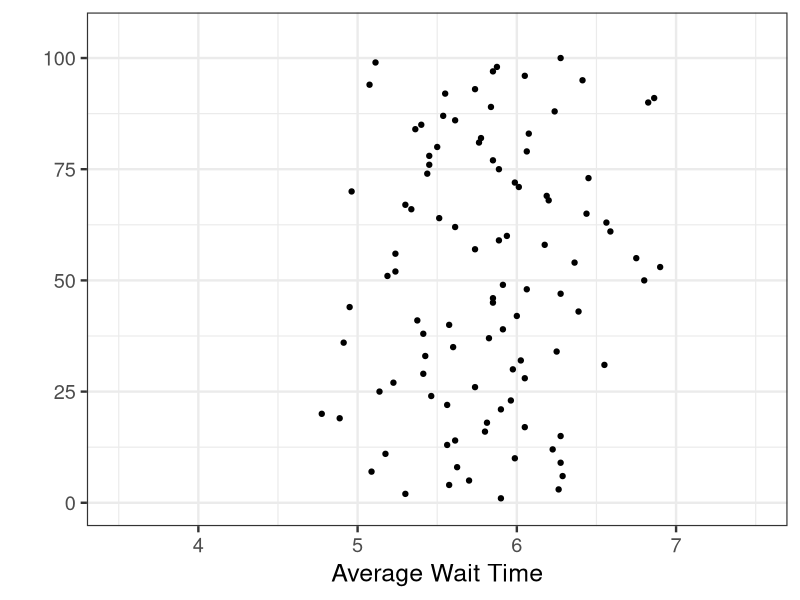
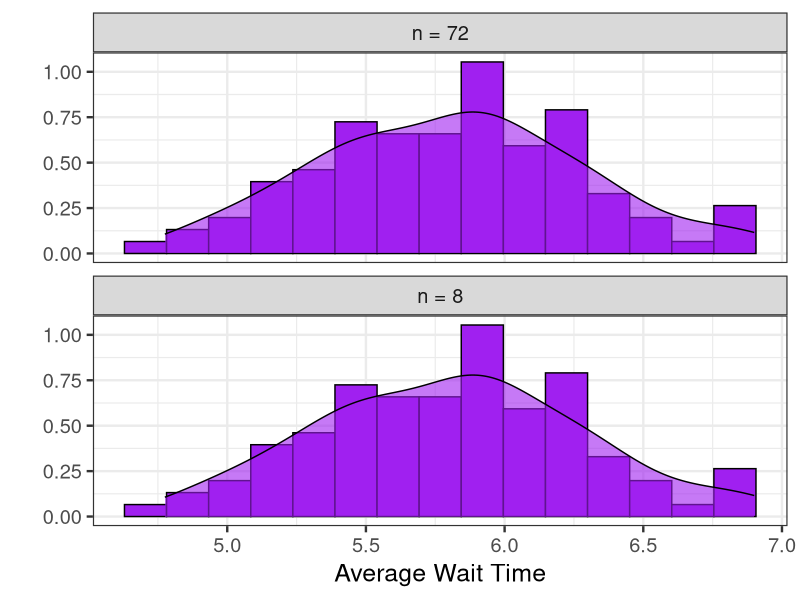
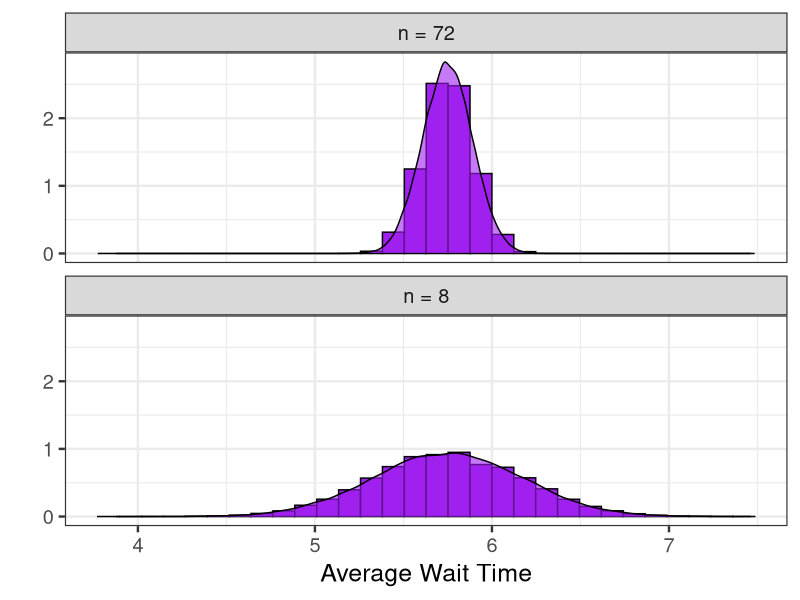
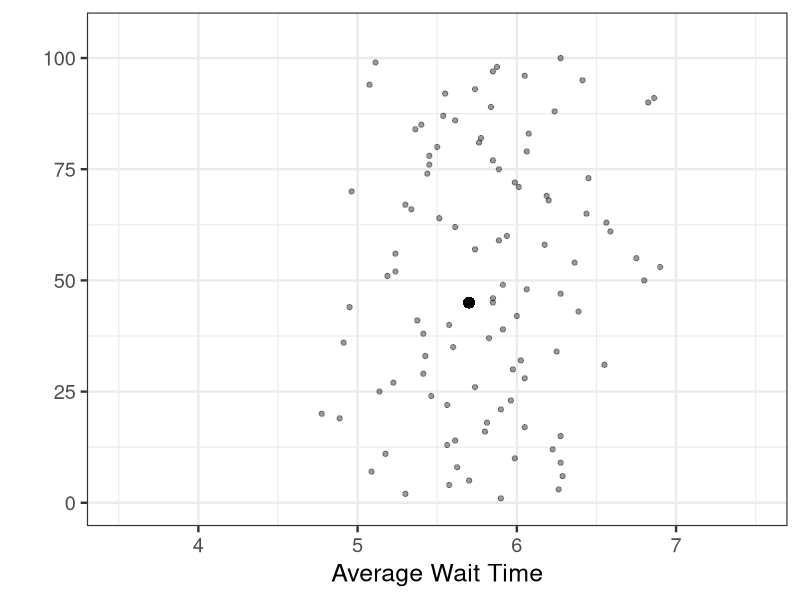
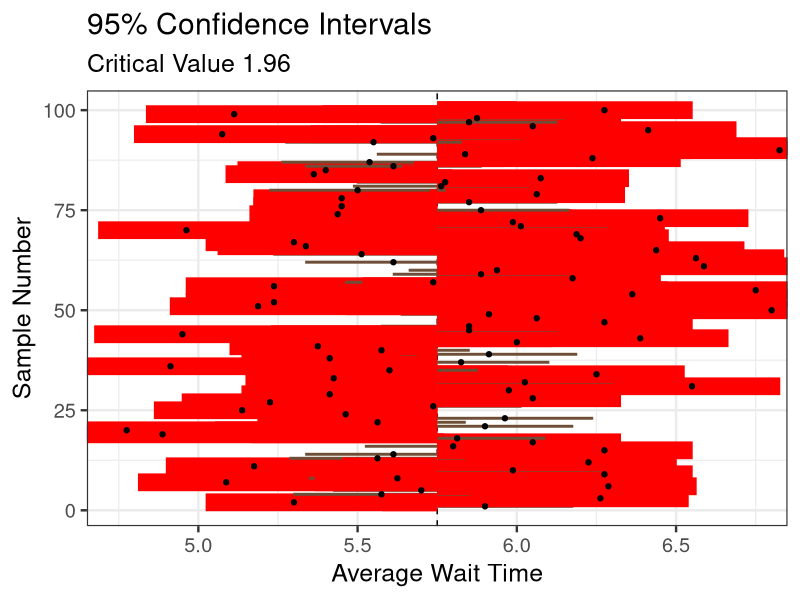
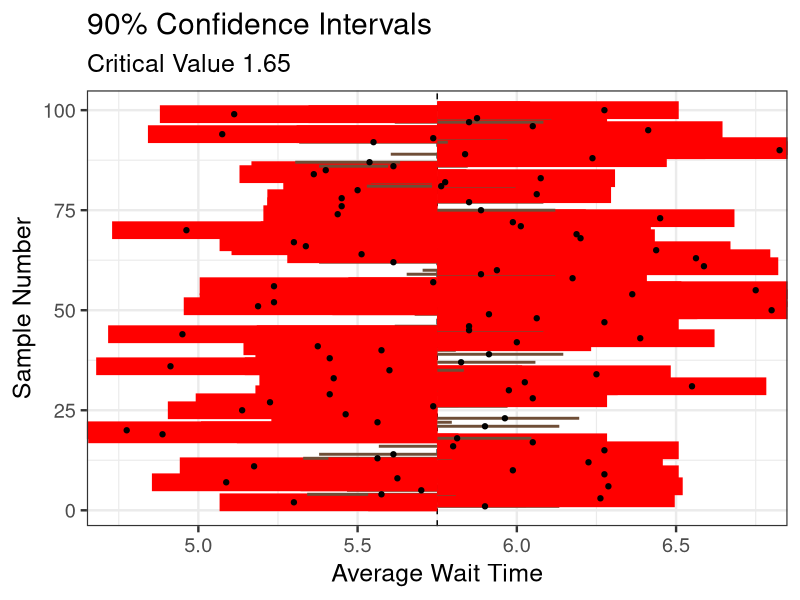
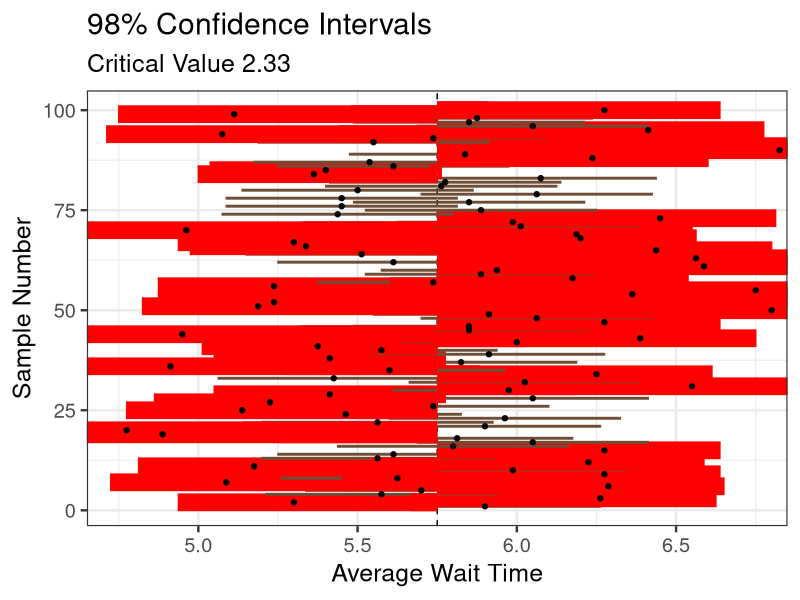

Generate these figures, in order, with R:
library(tidyverse)

mu <- 5.75
sig = 1.2
n <- 8
#n <- 72

s2 <- round(rnorm(n, mu, sig), 1)
s2
mean(s2)

s3 <- round(rnorm(n, mu, sig), 1)
s3
mean(s3)

my_data <- tibble(
  id = 1:100,
  waits = c(5.9, 5.3, 5.2, rep(NA, 97))
)

for(i in 3:100){
  s <- round(rnorm(n, mu, sig), 1)
  my_data$waits[i] <- mean(s)
}

# for(i in 1:100){
#   s <- round(rnorm(n, mu, sig), 1)
#   my_data$waits[i] <- mean(s)
# }

my_data %>%
  #slice(1:3) %>%
  ggplot() + 
  geom_point(aes(x = waits, y = id)) + 
  ylim(c(0, 105)) +
  xlim(c(3.5, 7.5)) +
  labs(x = "Average Wait Time",
       y = "") +
  theme_bw(base_size = 18)

my_data8 <- my_data
my_data72 <- my_data

my_data <- (my_data8 %>%
              mutate(size = "n = 8")) %>%
  bind_rows(my_data72 %>%
              mutate(size = "n = 72"))

my_data %>%
  ggplot() + 
  geom_histogram(aes(x = waits, y = after_stat(density)),
                 color = "black",
                 fill = "purple",
                 bins = 15) + 
  geom_density(aes(x = waits),
               color = "black",
               fill = "purple",
               alpha = 0.6) + 
  facet_wrap(~size, ncol = 1) +
  labs(x = "Average Wait Time",
       y = "") + 
  theme_bw(base_size = 18)

my_big_data <- tibble(
  size = c(rep("n = 8", 5e4), rep("n = 72", 5e4)),
  n = c(rep(8, 5e4), rep(72, 5e4)),
  waits = rep(NA, 2*5e4)
)

for(i in 1:(2*5e4)){
    s <- round(rnorm(my_big_data$n[i], mu, sig), 1)
    my_big_data$waits[i] <- mean(s)
}

my_big_data %>%
  ggplot() + 
  geom_histogram(aes(x = waits, y = after_stat(density)),
                 color = "black",
                 fill = "purple") + 
  geom_density(aes(x = waits),
               color = "black",
               fill = "purple",
               alpha = 0.6) + 
  facet_wrap(~size, ncol = 1) +
  labs(x = "Average Wait Time",
       y = "") + 
  theme_bw(base_size = 18)

which.max(my_data72$waits)
max(my_data72$waits)

which.min(my_data72$waits)
min(my_data72$waits)

my_data72[45, ]

my_data72 %>%
  #slice(1:3) %>%
  ggplot() + 
  geom_point(aes(x = waits, y = id),
             alpha = 0.4) + 
  #geom_point(x = 6.108, y = 97, size = 3) +
  #geom_point(x = 5.436, y = 8, size = 3) +
  geom_point(x = 5.70, y = 45, size = 3) +
  ylim(c(0, 105)) +
  xlim(c(3.5, 7.5)) +
  labs(x = "Average Wait Time",
       y = "") +
  theme_bw(base_size = 18)



####CI Plots
my_data72 %>%
  mutate(
    lower_90 = waits - 1.645*1.2/sqrt(72),
    upper_90 = waits + 1.645*1.2/sqrt(72),
    lower_95 = waits - 1.96*1.2/sqrt(72),
    upper_95 = waits + 1.96*1.2/sqrt(72),
    lower_99 = waits - 2.58*1.2/sqrt(72),
    upper_99 = waits + 2.58*1.2/sqrt(72),
  ) %>%
  mutate(
    contains_90 = between(rep(5.75, 100), lower_90, upper_90),
    contains_95 = between(rep(5.75, 100), lower_95, upper_95),
    contains_99 = between(rep(5.75, 100), lower_99, upper_99)
  ) %>%
  ggplot() + 
  geom_vline(xintercept = 5.75,
             linetype = "dashed") +
  geom_segment(aes(x = waits - 1.96*1.2/sqrt(72),
                   xend = 5.75,
                   y = id,
                   yend = id,
                   color = contains_95,
                   lwd = ifelse(contains_95, 0.25, 0.35))) +
  geom_segment(aes(x = waits + 1.96*1.2/sqrt(72),
                   xend = 5.75,
                   y = id,
                   yend = id,
                   color = contains_95,
                   lwd = ifelse(contains_95, 0.25, 0.35))) +
  geom_point(aes(x = waits, y = id)) + 
  scale_color_manual(values = c("red", "#6F4E37")) + 
  labs(
    title = "95% Confidence Intervals",
    subtitle = "Critical Value 1.96",
    x = "Average Wait Time",
    y = "Sample Number"
  ) + 
  theme_bw(base_size = 18) +
  theme(legend.position = "None") + 
  coord_cartesian(xlim = c(4.75, 6.75))

my_data72 %>%
  mutate(
    lower_90 = waits - 1.645*1.2/sqrt(72),
    upper_90 = waits + 1.645*1.2/sqrt(72),
    lower_95 = waits - 1.96*1.2/sqrt(72),
    upper_95 = waits + 1.96*1.2/sqrt(72),
    lower_99 = waits - 2.58*1.2/sqrt(72),
    upper_99 = waits + 2.58*1.2/sqrt(72),
  ) %>%
  mutate(
    contains_90 = between(rep(5.75, 100), lower_90, upper_90),
    contains_95 = between(rep(5.75, 100), lower_95, upper_95),
    contains_99 = between(rep(5.75, 100), lower_99, upper_99)
  ) %>%
  ggplot() + 
  geom_vline(xintercept = 5.75,
             linetype = "dashed") +
  geom_segment(aes(x = waits - 1.65*1.2/sqrt(72),
                   xend = 5.75,
                   y = id,
                   yend = id,
                   color = contains_90,
                   lwd = ifelse(contains_90, 0.25, 0.35))) +
  geom_segment(aes(x = waits + 1.65*1.2/sqrt(72),
                   xend = 5.75,
                   y = id,
                   yend = id,
                   color = contains_90,
                   lwd = ifelse(contains_90, 0.25, 0.35))) +
  geom_point(aes(x = waits, y = id)) + 
  scale_color_manual(values = c("red", "#6F4E37")) + 
  labs(
    title = "90% Confidence Intervals",
    subtitle = "Critical Value 1.65",
    x = "Average Wait Time",
    y = "Sample Number"
  ) + 
  theme_bw(base_size = 18) +
  theme(legend.position = "None") + 
  coord_cartesian(xlim = c(4.75, 6.75))

my_data72 %>%
  mutate(
    lower_90 = waits - 1.645*1.2/sqrt(72),
    upper_90 = waits + 1.645*1.2/sqrt(72),
    lower_95 = waits - 1.96*1.2/sqrt(72),
    upper_95 = waits + 1.96*1.2/sqrt(72),
    lower_99 = waits - 2.33*1.2/sqrt(72),
    upper_99 = waits + 2.33*1.2/sqrt(72),
  ) %>%
  mutate(
    contains_90 = between(rep(5.75, 100), lower_90, upper_90),
    contains_95 = between(rep(5.75, 100), lower_95, upper_95),
    contains_99 = between(rep(5.75, 100), lower_99, upper_99)
  ) %>%
  ggplot() + 
  geom_vline(xintercept = 5.75,
             linetype = "dashed") +
  geom_segment(aes(x = waits - 2.58*1.2/sqrt(72),
                   xend = 5.75,
                   y = id,
                   yend = id,
                   color = contains_99,
                   lwd = ifelse(contains_99, 0.25, 0.35))) +
  geom_segment(aes(x = waits + 2.58*1.2/sqrt(72),
                   xend = 5.75,
                   y = id,
                   yend = id,
                   color = contains_99,
                   lwd = ifelse(contains_99, 0.25, 0.35))) +
  geom_point(aes(x = waits, y = id)) + 
  scale_color_manual(values = c("red", "#6F4E37")) + 
  labs(
    title = "98% Confidence Intervals",
    subtitle = "Critical Value 2.33",
    x = "Average Wait Time",
    y = "Sample Number"
  ) + 
  theme_bw(base_size = 18) +
  theme(legend.position = "None") + 
  coord_cartesian(xlim = c(4.75, 6.75))
